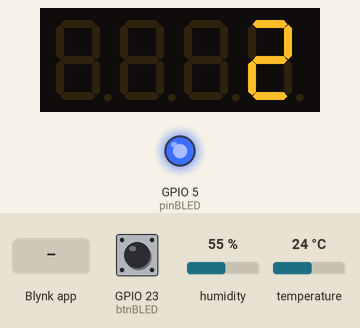
Recording of a program running on a simulated ESP32. Parts: 4-digit seven-segment display, output pins drawn as LEDs (lit = HIGH). The test bench sets the inputs (shaded band); at power-on: GPIO 23 (btnBLED) HIGH, humidity 55 %, temperature 24 °C. WiFi joins after 1.5 s; servers stay silent unless stated; what the program prints to the serial monitor is not drawn.

Above: at 3.0 s.
3.1 s: GPIO 23 (btnBLED) pulled LOW for 0.15 s
At 4.4 s:
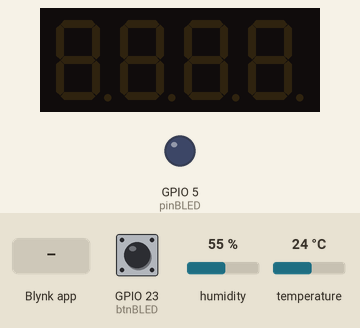
4.7 s: Blynk app writes 1 to V1
At 5.6 s:
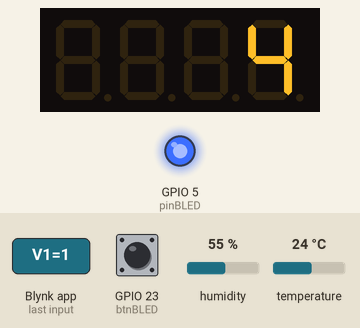
6.3 s: Blynk app writes 0 to V1
At 7.5 s:
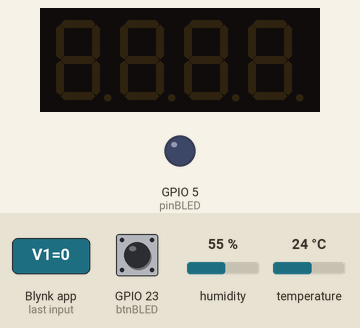
7.8 s: GPIO 23 (btnBLED) pulled LOW for 1 s
At 9.6 s:
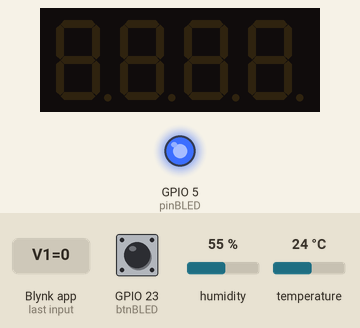
11.3 s: GPIO 23 (btnBLED) pulled LOW for 3.2 s
At 15.4 s:
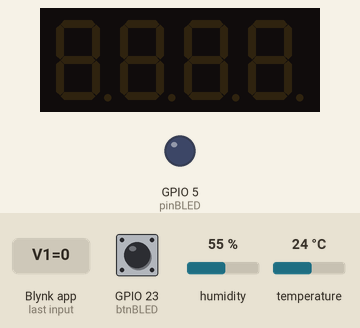
Timing chart, 0 to 16.9 s (numbered marks = the images above; inputs shaded):
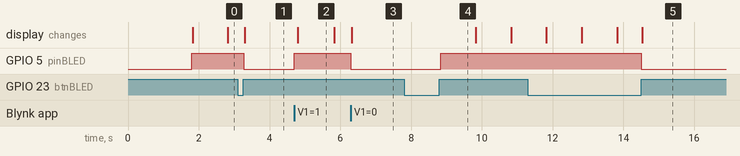

The program:

main.cpp
```cpp
#include <Arduino.h>
#include <TM1637Display.h>
#include <DHT.h>

/* Fill in information from Blynk Device Info here */
#define BLYNK_TEMPLATE_ID "TMPL6tI4ECcgM"
#define BLYNK_TEMPLATE_NAME "ESP32 Traffic DHT Sensor"
#define BLYNK_AUTH_TOKEN "0ghl27b4FrOswOyGnFJb5GJPRv9_UVd3"

#include <WiFi.h>
#include <WiFiClient.h>
#include <BlynkSimpleEsp32.h>

// Wokwi sử dụng mạng WiFi "Wokwi-GUEST" không cần mật khẩu cho việc chạy mô phỏng
char ssid[] = "Wokwi-GUEST";  // Tên mạng WiFi
char pass[] = "";             // Mật khẩu mạng WiFi

// Định nghĩa các chân kết nối
#define btnBLED  23 // Chân kết nối nút bấm
#define pinBLED  5 // Chân kết nối đèn xanh
#define CLK 18      // Chân kết nối CLK của TM1637
#define DIO 19      // Chân kết nối DIO của TM1637
#define DHTPIN 16   // Chân kết nối DHT22
#define DHTTYPE DHT22 // Loại cảm biến DHT

// Biến toàn cục
ulong currentMiliseconds = 0; // Thời gian hiện tại - miliseconds
bool blueButtonON = true;     // Trạng thái của nút bấm ON -> đèn Xanh sáng và hiển thị LED TM1637
float temperature = 0;        // Nhiệt độ
float humidity = 0;           // Độ ẩm

// Khởi tạo màn hình TM1637 và cảm biến DHT22
TM1637Display display(CLK, DIO);
DHT dht(DHTPIN, DHTTYPE);

// Hàm kiểm tra thời gian
bool IsReady(ulong &ulTimer, uint32_t milisecond);
void updateBlueButton();
void uptimeBlynk();
void readDHT22();

void setup() {
  // Khởi tạo Serial
  Serial.begin(115200);
  pinMode(pinBLED, OUTPUT);
  pinMode(btnBLED, INPUT_PULLUP);

  // Khởi tạo màn hình TM1637 và cảm biến DHT22
  display.setBrightness(0x0f);
  dht.begin();

  // Kết nối WiFi và Blynk
  Serial.print("Connecting to "); Serial.println(ssid);
  Blynk.begin(BLYNK_AUTH_TOKEN, ssid, pass); // Kết nối đến mạng WiFi

  Serial.println();
  Serial.println("WiFi connected");

  // Đồng bộ trạng thái đèn với Blynk
  digitalWrite(pinBLED, blueButtonON ? HIGH : LOW);
  Blynk.virtualWrite(V1, blueButtonON);

  Serial.println("== START ==>");
  digitalWrite(pinBLED, HIGH);

}

void loop() {
  Blynk.run();  // Chạy Blynk để cập nhật trạng thái từ Blynk Cloud

  currentMiliseconds = millis();
  uptimeBlynk();
  updateBlueButton();
  readDHT22();
}

// Hàm kiểm tra thời gian
bool IsReady(ulong &ulTimer, uint32_t milisecond) {
  if (currentMiliseconds - ulTimer < milisecond) return false;
  ulTimer = currentMiliseconds;
  return true;
}

// Hàm cập nhật trạng thái nút bấm
void updateBlueButton() {
  static ulong lastTime = 0;
  static int lastValue = HIGH;
  if (!IsReady(lastTime, 50)) return; // Hạn chế bấm nút quá nhanh - 50ms mỗi lần bấm
  int v = digitalRead(btnBLED);
  if (v == lastValue) return;
  lastValue = v;
  if (v == LOW) return;

  blueButtonON = !blueButtonON;
  digitalWrite(pinBLED, blueButtonON ? HIGH : LOW);
  Blynk.virtualWrite(V1, blueButtonON); // Gửi giá trị lên chân ảo V1 trên ứng dụng Blynk

  if (blueButtonON) {
    Serial.println("Blue Light ON");
  } else {
    Serial.println("Blue Light OFF");
    display.clear();
  }
}

// Hàm cập nhật thời gian hoạt động (uptime)
void uptimeBlynk() {
  static ulong lastTime = 0;
  if (!IsReady(lastTime, 1000)) return; // Kiểm tra và cập nhật lastTime sau mỗi 1 giây
  ulong value = lastTime / 1000;
  Blynk.virtualWrite(V0, value);  // Gửi giá trị lên chân ảo V0 trên ứng dụng Blynk
  if (blueButtonON) {
    display.showNumberDec(value);
  }
}

// Hàm đọc dữ liệu từ cảm biến DHT22
void readDHT22() {
  static ulong lastTime = 0;
  if (!IsReady(lastTime, 2000)) return; // Đọc dữ liệu mỗi 2 giây

  float h = dht.readHumidity();
  float t = dht.readTemperature();

  if (isnan(h) || isnan(t)) {
    Serial.println("Failed to read from DHT sensor!");
    return;
  }

  temperature = t;
  humidity = h;

  // Gửi dữ liệu lên Blynk
  Blynk.virtualWrite(V2, temperature); // Nhiệt độ
  Blynk.virtualWrite(V3, humidity);    // Độ ẩm

  Serial.print("Nhiệt độ: "); Serial.print(temperature); Serial.println(" °C");
  Serial.print("Độ ẩm: "); Serial.print(humidity); Serial.println(" %");
}

// Hàm xử lý dữ liệu từ Blynk (điều khiển đèn LED)
BLYNK_WRITE(V1) {
  blueButtonON = param.asInt();  // Lấy giá trị từ ứng dụng Blynk
  digitalWrite(pinBLED, blueButtonON ? HIGH : LOW);

  if (blueButtonON) {
    Serial.println("Blynk -> Đèn xanh BẬT");
  } else {
    Serial.println("Blynk -> Đèn xanh TẮT");
    display.clear();
  }
}
```

Measured:
- after the input at 3.1 s, GPIO 5 (pinBLED): HIGH → LOW after 0.18 s; the display: changes after 0.20 s (image 1)
- after the input at 4.7 s, GPIO 5 (pinBLED): LOW → HIGH at once; the display: changes after 0.10 s (image 2)
- after the input at 6.3 s, GPIO 5 (pinBLED): HIGH → LOW at once; the display: changes at once (image 3)
- after the input at 7.8 s, GPIO 5 (pinBLED): LOW → HIGH after 1.0 s
- after the input at 11.3 s, GPIO 5 (pinBLED): HIGH → LOW after 3.2 s
- what the display in image 2 shows lasts 1.0 s, from 4.8 s to 5.8 s
